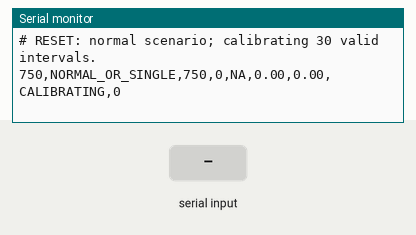
Simulated run of this sketch. Board: ESP32. Parts: the last lines printed to the serial monitor. The test bench sets the inputs (shaded band).

Above: at 2.7 s.
2.8 s: "n" received over Serial
At 3.3 s:
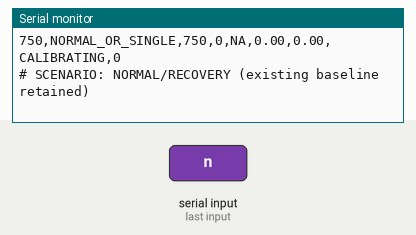
4.3 s: "u" received over Serial
7.3 s: "p" received over Serial
At 7.9 s:
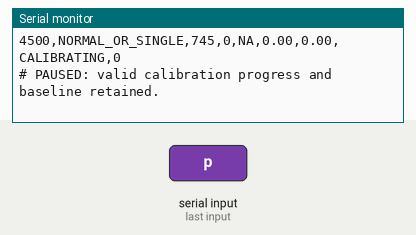
8.8 s: "P" received over Serial
At 9.4 s:
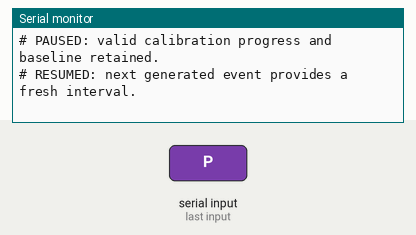
Timing chart, 0 to 11.3 s (numbered marks = the images above; inputs shaded):
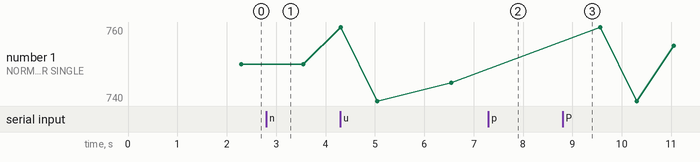

Measured:
- after the input at 2.8 s, the serial monitor: prints a new line at once (image 1)
- after the input at 7.3 s, the serial monitor: prints a new line at once (image 2)
- after the input at 8.8 s, the serial monitor: prints a new line at once (image 3)

The sketch:

gait_stability_sim.ino
```cpp
#include <Arduino.h>
#include "GaitStabilityDetector.h"

// Default: serial-only simulation, no IMU, BLE peer, or motor required.
// Set to 1 only with an actual DRV2605L and ERM motor connected.
#define ENABLE_HAPTICS 0
#if ENABLE_HAPTICS
#include <Wire.h>
#include <Adafruit_DRV2605.h>
Adafruit_DRV2605 drv;
bool hapticReady = false;
#endif

GaitStabilityDetector detector;
const uint16_t normalIntervals[] = {750, 760, 740, 755, 745};
const uint16_t unstableIntervals[] = {500, 1000, 550, 950, 750};
bool unstableScenario = false;
bool paused = false;
bool singleDisturbance = false;
size_t patternIndex = 0;
uint32_t simulatedTimeMs = 0;
uint32_t nextDueMs = 0;
uint16_t pendingIntervalMs = 750;

void printHelp() {
  Serial.println("# SIMULATION ONLY: generated same-foot strike timestamps, not IMU measurements.");
  Serial.println("# n: normal/recovery; u: sustained unstable timing; s: one disturbed interval");
  Serial.println("# p: pause/resume; r: reset/calibrate; v: manual output test; ?: help");
  Serial.printf("# Calibration: %u normal intervals, about %.1f seconds.\n",
      static_cast<unsigned>(GaitStabilityDetector::BaselineIntervalTarget),
      0.75 * GaitStabilityDetector::BaselineIntervalTarget);
  Serial.println("# Monitoring: 5 intervals per non-overlapping window; 2 high windows to alert.");
  Serial.println("# Thresholds are baseline-relative experimental settings, not validated cutoffs.");
  Serial.println("sim_ms,scenario,stride_ms,window_complete,cv_pct,baseline_cv_pct,enter_cv_pct,state,alert");
}

void playHaptic() {
#if ENABLE_HAPTICS
  if (hapticReady) {
    drv.setWaveform(0, 1);
    drv.setWaveform(1, 0);
    drv.go();
    Serial.println("# HAPTIC_COMMAND_SENT");
    return;
  }
#endif
  Serial.println("# HAPTIC_SIMULATED: no motor command sent.");
}

void scheduleNext() {
  if (singleDisturbance) {
    pendingIntervalMs = 1100;
    singleDisturbance = false;
  } else {
    pendingIntervalMs = unstableScenario ? unstableIntervals[patternIndex % 5]
                                         : normalIntervals[patternIndex % 5];
    ++patternIndex;
  }
  nextDueMs = millis() + pendingIntervalMs;
}

void resetSimulation() {
  detector.reset();
  simulatedTimeMs = 0;
  detector.observeStride(simulatedTimeMs);
  unstableScenario = false;
  paused = false;
  singleDisturbance = false;
  patternIndex = 0;
  scheduleNext();
  Serial.printf("# RESET: normal scenario; calibrating %u valid intervals.\n",
      static_cast<unsigned>(GaitStabilityDetector::BaselineIntervalTarget));
}

void handleCommand(char command) {
  switch (command) {
    case 'n': case 'N':
      unstableScenario = false;
      singleDisturbance = false;
      patternIndex = 0;
      scheduleNext();
      Serial.println("# SCENARIO: NORMAL/RECOVERY (existing baseline retained)");
      break;
    case 'u': case 'U': case 's': case 'S':
      if (!detector.calibrated()) {
        Serial.println("# Wait for BASELINE_READY before injecting a disturbance.");
        break;
      }
      unstableScenario = command == 'u' || command == 'U';
      singleDisturbance = !unstableScenario;
      patternIndex = 0;
      scheduleNext();
      Serial.println(unstableScenario ? "# SCENARIO: UNSTABLE" : "# SCENARIO: SINGLE_DISTURBANCE then normal");
      break;
    case 'p': case 'P':
      paused = !paused;
      if (paused) {
        detector.interrupt();
        Serial.println("# PAUSED: valid calibration progress and baseline retained.");
      } else {
        detector.observeStride(simulatedTimeMs);
        scheduleNext();
        Serial.println("# RESUMED: next generated event provides a fresh interval.");
      }
      break;
    case 'r': case 'R': resetSimulation(); break;
    case 'v': case 'V':
      Serial.println("# MANUAL_OUTPUT_TEST: independent of the detection algorithm.");
      playHaptic();
      break;
    case '?': printHelp(); break;
    default: break;
  }
}

void setup() {
  Serial.begin(115200);
  delay(1500);
#if ENABLE_HAPTICS
  Wire.begin();  // Must match the actual wrist board's SDA/SCL wiring.
  hapticReady = drv.begin();
  if (hapticReady) {
    drv.useERM();
    drv.selectLibrary(1);
    drv.setMode(DRV2605_MODE_INTTRIG);
  } else {
    Serial.println("# DRV2605L not found; continuing with serial-only simulation.");
  }
#endif
  printHelp();
  resetSimulation();
}

void loop() {
  while (Serial.available()) handleCommand(static_cast<char>(Serial.read()));
  if (paused || static_cast<int32_t>(millis() - nextDueMs) < 0) return;
  // Synthetic timestamps advance by known test intervals, not measured motion.
  simulatedTimeMs += pendingIntervalMs;
  const auto result = detector.observeStride(simulatedTimeMs);
  Serial.print(simulatedTimeMs);
  Serial.print(unstableScenario ? ",UNSTABLE," : ",NORMAL_OR_SINGLE,");
  Serial.print(pendingIntervalMs);
  Serial.print(',');
  Serial.print(result.windowComplete ? 1 : 0);
  Serial.print(',');
  if (result.windowComplete) Serial.print(result.cvPercent, 2);
  else Serial.print("NA");
  Serial.print(',');
  Serial.print(result.baselineCv, 2);
  Serial.print(',');
  Serial.print(result.enterCv, 2);
  Serial.print(',');
  Serial.print(GaitStabilityDetector::stateName(result.state));
  Serial.print(',');
  Serial.println(result.alert ? 1 : 0);
  if (result.justCalibrated) Serial.println("# BASELINE_READY: use u, s, or n to run a test.");
  if (result.alert) {
    Serial.println("# ALERT: persistent baseline-relative stride-timing variability.");
    playHaptic();
  }
  if (result.cooldownSuppressed) Serial.println("# ALERT_SUPPRESSED: cooldown active.");
  scheduleNext();
}
```

GaitStabilityDetector.h
```cpp
#pragma once

#include <math.h>
#include <stddef.h>
#include <stdint.h>

// Experimental baseline-relative STRIDE TIMING detector.
// Input: timestamps of successive SAME-FOOT strikes, never raw IMU packets.
// It does not measure balance, stance duration, impact, or fatigue directly.
class GaitStabilityDetector {
 public:
  static constexpr size_t WindowSize = 5;
  static constexpr size_t BaselineWindows = 6;  // Thirty valid intervals for bench calibration.
  static constexpr size_t BaselineIntervalTarget = WindowSize * BaselineWindows;
  static constexpr uint8_t EnterWindows = 2;
  static constexpr uint8_t ExitWindows = 2;
  static constexpr uint32_t CooldownMs = 10000;
  static constexpr uint32_t MinStrideMs = 350;
  static constexpr uint32_t MaxStrideMs = 2500;
  enum class State { Calibrating, Waiting, Stable, Suspect, Unstable };

  struct Result {
    bool accepted = false;
    bool referenceOnly = false;
    bool windowComplete = false;
    bool justCalibrated = false;
    bool gapReset = false;
    bool alert = false;
    bool cooldownSuppressed = false;
    uint32_t intervalMs = 0;
    size_t windowCount = 0;
    size_t baselineWindows = 0;
    float meanMs = 0;
    float cvPercent = 0;
    float baselineCv = 0;
    float enterCv = 0;
    float exitCv = 0;
    State state = State::Calibrating;
  };

  void reset() {
    count_ = 0;
    baselineCount_ = 0;
    baselineCvSum_ = 0;
    baselineCv_ = 0;
    enterCv_ = 0;
    exitCv_ = 0;
    high_ = 0;
    low_ = 0;
    unstable_ = false;
    monitoringReady_ = false;
    hasPrevious_ = false;
    hasAlert_ = false;
    previousMs_ = 0;
    lastAlertMs_ = 0;
  }

  bool calibrated() const { return baselineCount_ == BaselineWindows; }

  size_t baselineIntervals() const {
    return baselineCount_ * WindowSize + (calibrated() ? 0 : count_);
  }

  // A pause or missing packet breaks timing continuity, not calibration.
  // Keep partial/complete calibration windows made from valid intervals.
  // After calibration, discard incomplete monitoring windows and pending
  // alert evidence so separate motion segments cannot combine into an alert.
  void interrupt(bool clockRestarted = false) {
    hasPrevious_ = false;
    high_ = 0;
    low_ = 0;
    unstable_ = false;
    monitoringReady_ = false;
    if (calibrated()) count_ = 0;
    if (clockRestarted) {
      hasAlert_ = false;
      lastAlertMs_ = 0;
    }
  }

  State state() const {
    if (!calibrated()) return State::Calibrating;
    if (!monitoringReady_) return State::Waiting;
    if (unstable_) return State::Unstable;
    return high_ ? State::Suspect : State::Stable;
  }

  // Call once per detected same-foot strike. uint32_t subtraction handles
  // millis() rollover when events are observed continuously.
  Result observeStride(uint32_t timestampMs) {
    Result out = snapshot();
    if (!hasPrevious_) {
      previousMs_ = timestampMs;
      hasPrevious_ = true;
      out.referenceOnly = true;
      return out;
    }
    const uint32_t interval = timestampMs - previousMs_;
    out.intervalMs = interval;
    if (interval < MinStrideMs) return out;  // Ignore bounce/duplicates.
    previousMs_ = timestampMs;
    if (interval > MaxStrideMs) {
      // Exclude this interval without erasing valid baseline samples.
      interrupt();
      previousMs_ = timestampMs;
      hasPrevious_ = true;
      out = snapshot();
      out.intervalMs = interval;
      out.gapReset = true;
      return out;
    }
    intervals_[count_++] = static_cast<float>(interval);
    out.accepted = true;
    out.windowCount = count_;
    if (count_ != WindowSize) return out;

    out.windowComplete = true;
    float sum = 0;
    for (size_t i = 0; i < WindowSize; ++i) sum += intervals_[i];
    out.meanMs = sum / static_cast<float>(WindowSize);
    float squared = 0;
    for (size_t i = 0; i < WindowSize; ++i) {
      const float delta = intervals_[i] - out.meanMs;
      squared += delta * delta;
    }
    out.cvPercent = 100.0f * sqrtf(squared / static_cast<float>(WindowSize)) / out.meanMs;
    count_ = 0;  // Non-overlapping windows, not repeated votes on the same data.

    if (!calibrated()) {
      baselineCvSum_ += out.cvPercent;
      ++baselineCount_;
      if (calibrated()) {
        // Compare windows of the same size. Freeze baseline during monitoring.
        baselineCv_ = baselineCvSum_ / static_cast<float>(BaselineWindows);
        // Experimental tunable parameters, NOT validated universal cutoffs.
        enterCv_ = fmaxf(2.0f * baselineCv_, baselineCv_ + 3.0f);
        exitCv_ = fmaxf(1.5f * baselineCv_, baselineCv_ + 1.5f);
        out.justCalibrated = true;
        monitoringReady_ = true;
      }
    } else if (!unstable_) {
      monitoringReady_ = true;
      high_ = out.cvPercent > enterCv_ ? high_ + 1 : 0;
      low_ = 0;
      if (high_ >= EnterWindows) {
        unstable_ = true;
        high_ = 0;
        if (!hasAlert_ || timestampMs - lastAlertMs_ >= CooldownMs) {
          out.alert = true;
          hasAlert_ = true;
          lastAlertMs_ = timestampMs;
        } else {
          out.cooldownSuppressed = true;
        }
      }
    } else {
      low_ = out.cvPercent < exitCv_ ? low_ + 1 : 0;
      if (low_ >= ExitWindows) {
        unstable_ = false;
        low_ = 0;
      }
    }
    out.baselineWindows = baselineCount_;
    out.baselineCv = baselineCv_;
    out.enterCv = enterCv_;
    out.exitCv = exitCv_;
    out.state = state();
    return out;
  }

  static const char* stateName(State value) {
    switch (value) {
      case State::Stable: return "STABLE";
      case State::Suspect: return "SUSPECT";
      case State::Unstable: return "UNSTABLE";
      case State::Waiting: return "WAITING_FOR_MOTION";
      default: return "CALIBRATING";
    }
  }

 private:
  Result snapshot() const {
    Result out;
    out.windowCount = count_;
    out.baselineWindows = baselineCount_;
    out.baselineCv = baselineCv_;
    out.enterCv = enterCv_;
    out.exitCv = exitCv_;
    out.state = state();
    return out;
  }
  float intervals_[WindowSize] = {};
  size_t count_ = 0;
  size_t baselineCount_ = 0;
  float baselineCvSum_ = 0;
  float baselineCv_ = 0;
  float enterCv_ = 0;
  float exitCv_ = 0;
  uint8_t high_ = 0;
  uint8_t low_ = 0;
  bool unstable_ = false;
  bool monitoringReady_ = false;
  bool hasPrevious_ = false;
  uint32_t previousMs_ = 0;
  bool hasAlert_ = false;
  uint32_t lastAlertMs_ = 0;
};
```
